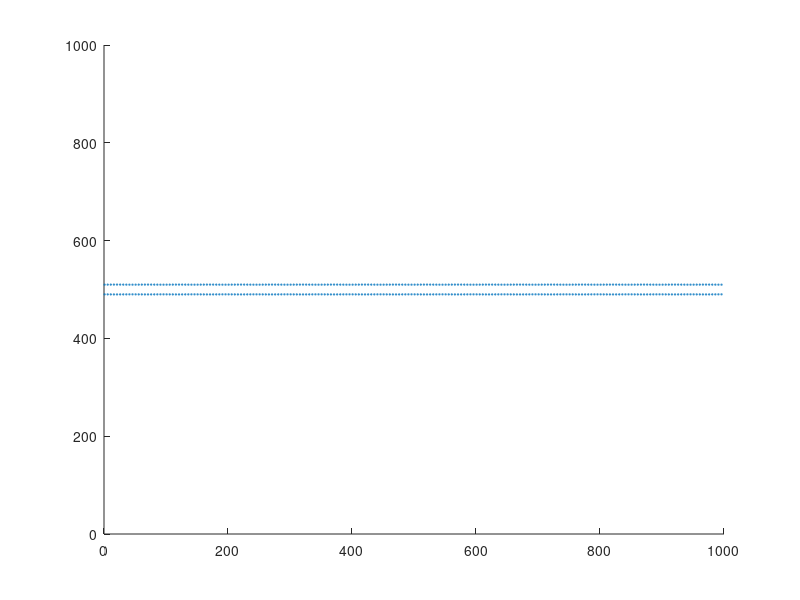
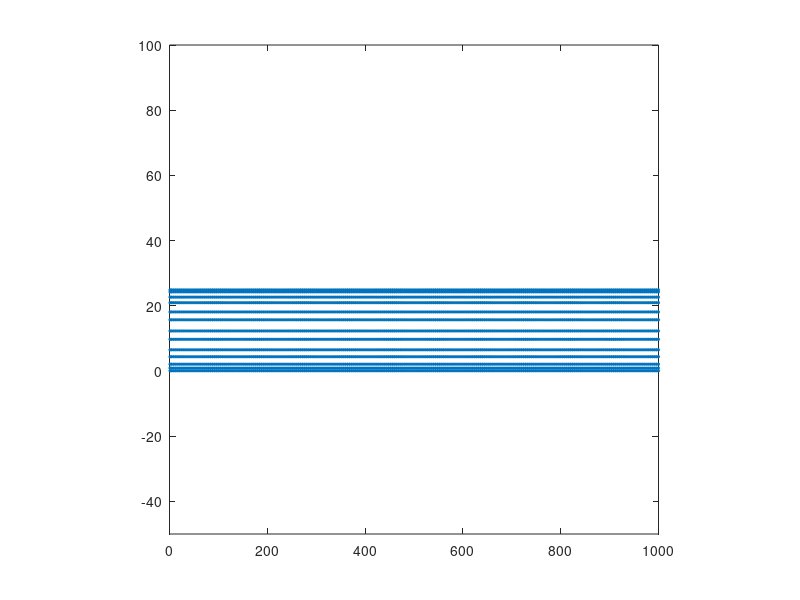
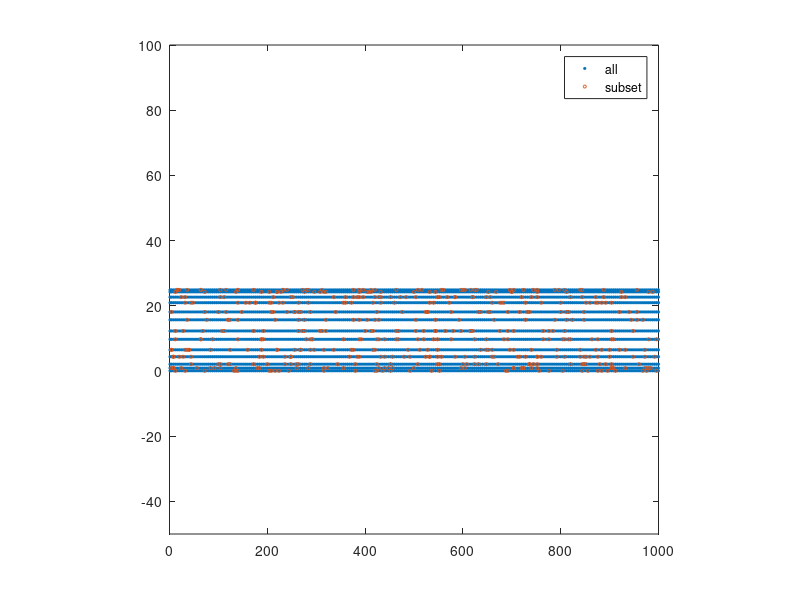

The MATLAB source for these figures, in order: (Note: this script raises an error after producing the figures.)
clear, clc, close all

%% Generate randomly localized points along a line
% these are the true molecule positions

%%%%%%%%%%%%%%%%%%%%%%%%%%%%%%%%%%%%%%%%%%%%%%%%
length_of_line = 1000;
spacing = 5;
line1 = zeros(length_of_line/spacing,2);
line1(1,:)=[1,1];
%%%%%%%%%%%%%%%%%%%%%%%%%%%%%%%%%%%%%%%%%%%%%%%%

for i = 2:length(line1);

line1(i,1) = line1(i-1,1)+spacing;
    
end

line1(:,2) = 490;
line2 = line1;
line2(:,2) = 510;
mol_list = [line1;line2];

figure
scatter(mol_list(:,1),mol_list(:,2),1,'red');hold on;
axis([0 1000 0 1000])

%% Generate a 3D projection of a microtubule
% these are the true molecule positions

%%%%%%%%%%%%%%%%%%%%%%%%%%%%%%%%%%%%%%%%%%%%%%%%

angle = 1:(360/13):360; % 13 monomers per circle, divide the circle in 13 parts (angles)
radius = 12.5;

%%%%%%%%%%%%%%%%%%%%%%%%%%%%%%%%%%%%%%%%%%%%%%%%

b = cosd(90-angle)*radius; 
c = radius-b;
c = c(:);

% % Plot the distribution for one circle
% c(:,2)=1;
% scatter(c(:,1),c(:,2));

% Multiply rings n-times
m = 1;
n = 4;
o = 13;

mol_list = [];
mol_list(1:13,1) = 1;
mol_list(1:13,2) = c(1:13,1);

for i = 1:250; % i*4 = length of the simulated MT i nm

mol_list((i*o)+1:(i*o)+o,1) = i*n;
mol_list((i*o)+1:(i*o)+o,2) = mol_list(1:13,2);

end

figure
scatter(mol_list(:,1),mol_list(:,2),5,'*r');
axis([0 1000 -50 100]);
box on;
axis square;

%% Reduce the amount of true molecules to account for labeling efficiency

%%%%%%%%%%%%%%%%%%%%%%%%%%%%%%%%%%%%%%%%%%%%%%%%

labelling_eff = 0.15;

%%%%%%%%%%%%%%%%%%%%%%%%%%%%%%%%%%%%%%%%%%%%%%%%

nbr_of_labels = length(mol_list)*labelling_eff;

% Select random molecules fro the list

r = randi([1,length(mol_list)],1,round(nbr_of_labels));

mol_list2 = [];
mol_list2 = mol_list(r,1:end);

figure
scatter(mol_list(:,1),mol_list(:,2),5,'*r'); hold on;
scatter(mol_list2(:,1),mol_list2(:,2),5,'ob');
axis([0 1000 -50 100]);
legend('all','subset');
box on;
axis square

%% Generate a uniform distribution between 0 and 1

uni_dis  = makedist('Uniform','lower',0,'upper',1);

% Compute the cdfs between 0 and 1, 
% cdf1 = list of 1e6 random numbers between 0and 1

x = 0:1e-6:1; 
y = pdf(uni_dis,x);
cdf1 = cdf(uni_dis,x); % generate 1e6 random numbers between 0 and 1, this is later used to find random points on the experimental icdf

%% Simulate localizations around each molecule

% 1. On Time
load('K:\Christian\GitHub\SMLM_vis\exp_dist\locs_per_mol_1.mat')
dist_locs = fitdist(nbr_of_locs, 'lognormal');

% 2. Position x and y
load('K:\Christian\GitHub\SMLM_vis\exp_dist\radius1.mat')
dist_xpos = fitdist(allclustersCx, 'Normal');
dist_ypos = fitdist(allclustersCy, 'Normal');

% 2. Photons
load('K:\Christian\GitHub\SMLM_vis\exp_dist\photons1.mat')
dist_pho  = fitdist(pho,'Kernel','Width',100);
% x = 100:10:8000;
% y = pdf(dist_pho,x);
% scatter(x,y)

% 2. Dark Time
load('K:\Christian\GitHub\SMLM_vis\exp_dist\dt1_in_frames.mat')
dist_dT  = fitdist(allgaps,'Kernel','Width',100);
% x = 100:10:8000;
% y = pdf(dist_dT,x);
% scatter(x,y)

%% Start Simulator

nframes = 1e4;

% 1. How many locs per molecule

% for each true molecule, it picks a random number 
% between 0 and 1 from the uniform CDF

rando_N_of_locs = [];

for i = 1:length(mol_list2);
        
    r = [];
    r = randi([0,1e6],1,1);
    rando_N_of_locs(i,1) = cdf1(r);
    
end

tic

rng('shuffle')

all_sim_x = [];
all_sim_y = [];
all_sim_photons = [];
all_sim_frame = [];

% 2. Simulate localizations for each true molecule 

for i = 1:length(mol_list2);           % for all molecules
    
    % x,y,photons,frame
    
    sim_locs = zeros(round(icdf(dist_locs,rando_N_of_locs(i,1))),4);            % generate an empty container for each molecule
    startFrame = randi([1,nframes],1,1);                                        % appearance of the first loc for the respective molecule, between 1- frames
    
                        rando_N = [];                                           % generate random numbers to pick the parameters for each localization
     
                        for k = 1:length(sim_locs(:,1));
        
                        r = [];
                        r = randi([0,1e6],1,4);
                        rando_N(k,1:4) = cdf1(r);

                        end
    
 for j = 1:length(sim_locs(:,1));                                        % for all locs     
    
    sim_locs(j,1) = mol_list2(i,1) + icdf(dist_xpos,rando_N(j,1));       % x coordinate = true molecule position plus loc precision
    sim_locs(j,2) = mol_list2(i,2) + icdf(dist_ypos,rando_N(j,2));       % y coordinate = true molecule position plus loc precision
    sim_locs(j,3) = icdf(dist_pho,rando_N(j,3));                         % photons
    sim_locs(j,4) = startFrame + round(icdf(dist_dT,rando_N(j,4)));      % start frame plus dT
    
 end         
    
            all_sim_x       = vertcat(all_sim_x,sim_locs(:,1));
            all_sim_y       = vertcat(all_sim_y,sim_locs(:,2));
            all_sim_photons = vertcat(all_sim_photons, sim_locs(:,3));
            all_sim_frame   = vertcat(all_sim_frame, sim_locs(:,4));
 
end

sim_line(:,1) = all_sim_x;
sim_line(:,2) = all_sim_y;
sim_line(:,3) = all_sim_photons;
sim_line(:,4) = all_sim_frame;

fprintf(' -- Simulation done after %f sec -- \n',toc)

%% Plot the simulation result and the ground truth

figure 
scatter(mol_list2(:,1),mol_list2(:,2),1,'red');hold on;
scatter(all_sim_x,all_sim_y,1,'blue')
axis([0 1000 -50 50]);


%% Render the image

pxlsize=10;

heigth = round((max(all_sim_y)-min(all_sim_y))/pxlsize);
width  = round((max(all_sim_x)-min(all_sim_x))/pxlsize);
       
rendered = hist3([all_sim_y,all_sim_x],[heigth width]);

imshow(rendered);
colormap('hot');

%% Save image as 32-bit image

name = ['image_' num2str(pxlsize) 'nm_p_pxl.tiff'];

I32=[];
I32=uint32(rendered);

t = Tiff(name,'w');

tagstruct.ImageLength       = size(I32,1);
tagstruct.ImageWidth        = size(I32,2);
tagstruct.Photometric       = Tiff.Photometric.MinIsBlack;
tagstruct.BitsPerSample     = 32;
tagstruct.SamplesPerPixel   = 1;
tagstruct.RowsPerStrip      = 16;
tagstruct.PlanarConfiguration = Tiff.PlanarConfiguration.Chunky;
tagstruct.Software        = 'MATLAB';
t.setTag(tagstruct)

t.write(I32);
t.close()

